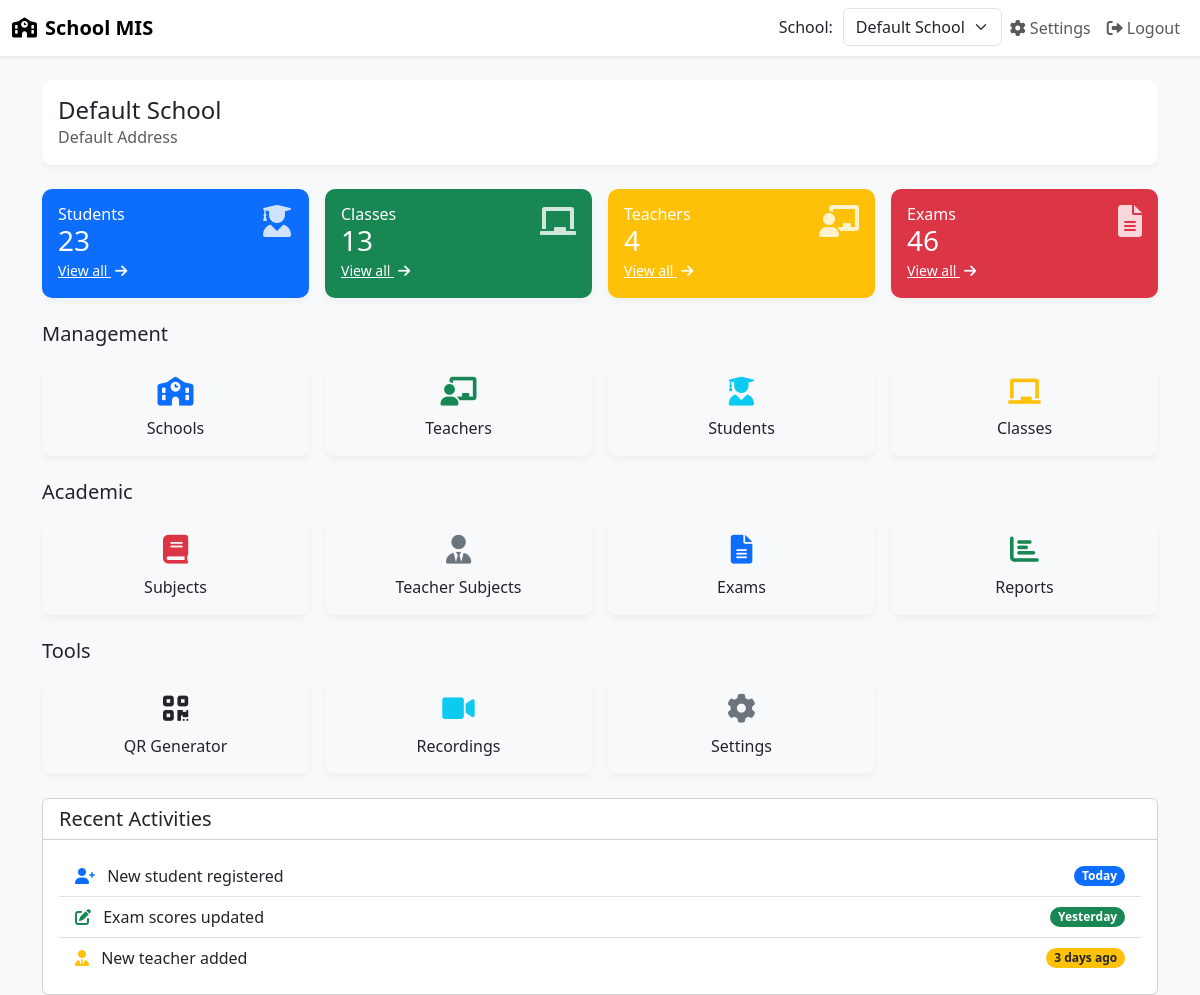
/admin/dashboard.php (signed in), run on an earlier commit of the app's database.
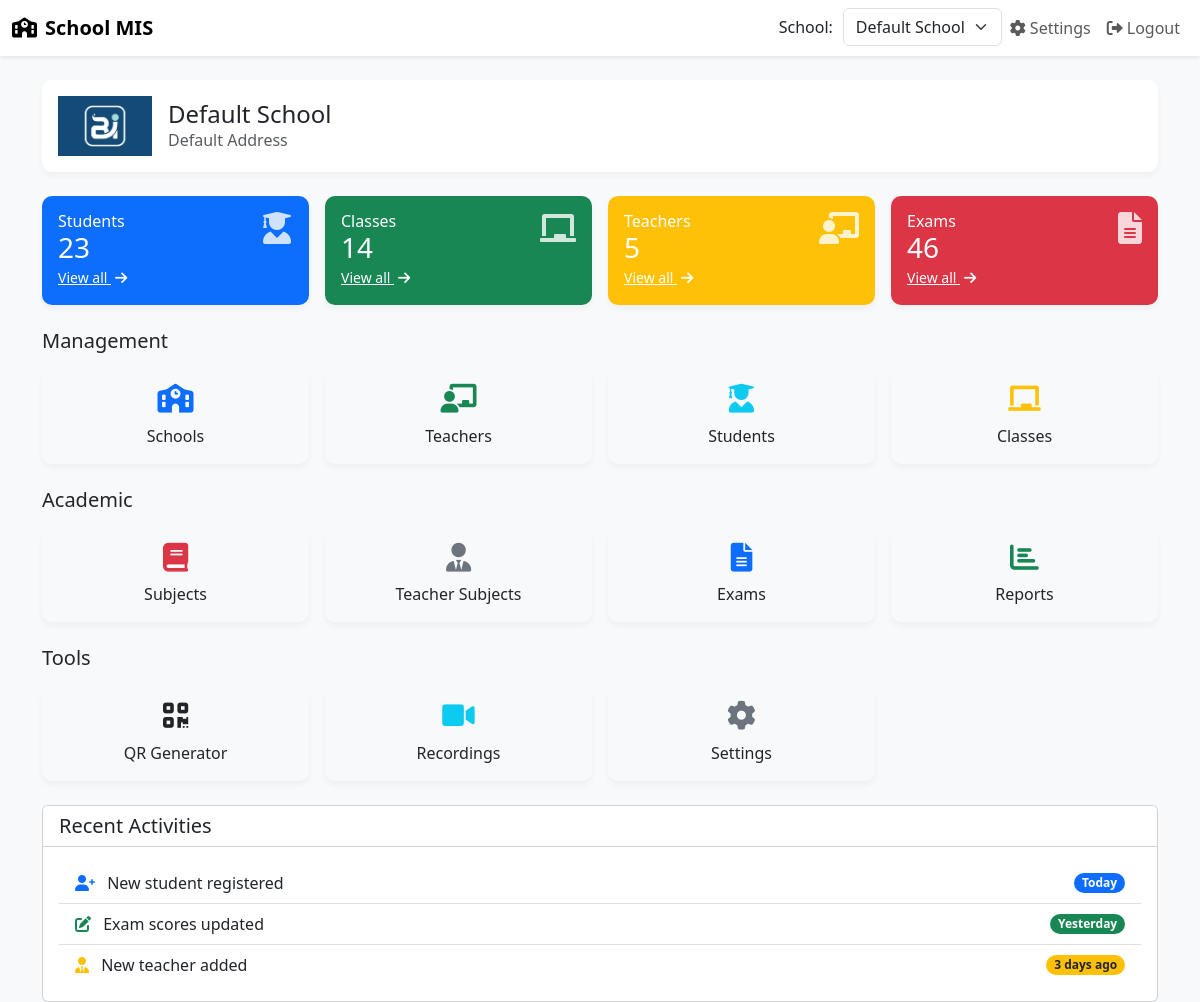
And on a later commit of the database.
### tables this page shows
CREATE TABLE `schools` (
  `id` int NOT NULL,
  `name` varchar(255) NOT NULL,
  `code` varchar(20) NOT NULL,
  `address` varchar(255) DEFAULT NULL,
  `logo_path` varchar(255) DEFAULT NULL,
  `border_color` varchar(20) DEFAULT '#3366cc',
  `created_by` int DEFAULT NULL,
  `created_at` timestamp NOT NULL DEFAULT CURRENT_TIMESTAMP
);

### components/school_selector.php (called while the page is built, shortened)
<?php
function renderSchoolSelector($pdo, $currentPage, $currentSchoolId = null) {
    $stmt = $pdo->query("SELECT id, name FROM schools ORDER BY name ASC");
    $schools = $stmt->fetchAll(PDO::FETCH_ASSOC);
?>
<?php
}
?>

### admin/dashboard.php (the view, shortened to what the changed rows need)
<?php
require_once '../includes/db.php';
require_once '../components/school_selector.php';
$schoolId = $_SESSION['school_id'] ?? 1;
$stmt = $pdo->prepare("SELECT * FROM schools WHERE id = :id");
$stmt->bindParam(':id', $schoolId, PDO::PARAM_INT);
$stmt->execute();
$school = $stmt->fetch();
$classCount = 0;
$teacherCount = 0;
try {
    $stmt = $pdo->prepare("SELECT COUNT(*) FROM classes WHERE school_id = :school_id");
    $stmt->bindParam(':school_id', $schoolId, PDO::PARAM_INT);
    $stmt->execute();
    $classCount = $stmt->fetchColumn();
    $stmt = $pdo->prepare("
        SELECT COUNT(DISTINCT u.id)
        FROM users u
        JOIN teacher_subjects ts ON u.id = ts.teacher_id
        JOIN classes c ON ts.class_id = c.id
        WHERE c.school_id = :school_id AND u.role = 'teacher'
    ");
    $stmt->bindParam(':school_id', $schoolId, PDO::PARAM_INT);
    $stmt->execute();
    $teacherCount = $stmt->fetchColumn();
} catch (PDOException $e) {
    error_log("Error fetching dashboard data: " . $e->getMessage());
}
?>
<!DOCTYPE html>
<html lang="en">
<head>
    <link href="https://cdn.jsdelivr.net/npm/bootstrap@5.3.0-alpha1/dist/css/bootstrap.min.css" rel="stylesheet">
    <link rel="stylesheet" href="https://cdnjs.cloudflare.com/ajax/libs/font-awesome/6.0.0-beta3/css/all.min.css">
</head>
<body>
                        <?php renderSchoolSelector($pdo, 'dashboard.php'); ?>
    <div class="container mt-4">
        <?php if ($school): ?>
        <div class="school-info p-3 mb-4">
            <div class="d-flex align-items-center">
                <?php if (!empty($school['logo_path'])): ?>
                    <img src="<?php echo '../' . htmlspecialchars($school['logo_path']); ?>" alt="School Logo" class="school-logo me-3">
                <?php endif; ?>
                <div>
                    <h4 class="mb-0"><?php echo htmlspecialchars($school['name']); ?></h4>
                    <p class="text-muted mb-0"><?php echo htmlspecialchars($school['address']); ?></p>
                </div>
            </div>
        </div>
        <?php endif; ?>
        <div class="row g-3 mb-4">
            <div class="col-6 col-md-3">
                <div class="stat-card bg-success text-white p-3">
                    <div class="d-flex justify-content-between align-items-start">
                        <div>
                            <h6 class="mb-0">Classes</h6>
                            <h3 class="mb-0"><?php echo $classCount; ?></h3>
                        </div>
                    </div>
                </div>
            </div>
            <div class="col-6 col-md-3">
                <div class="stat-card bg-warning text-white p-3">
                    <div class="d-flex justify-content-between align-items-start">
                        <div>
                            <h6 class="mb-0">Teachers</h6>
                            <h3 class="mb-0"><?php echo $teacherCount; ?></h3>
                        </div>
                    </div>
                </div>
            </div>
        </div>
    </div>
</body>
</html>

What changed in the data, as far as the page shows it:
changed schools "Default School": logo_path: picture added
Also different on the page:
$classCount: "13" → "14"
$teacherCount: "4" → "5"
